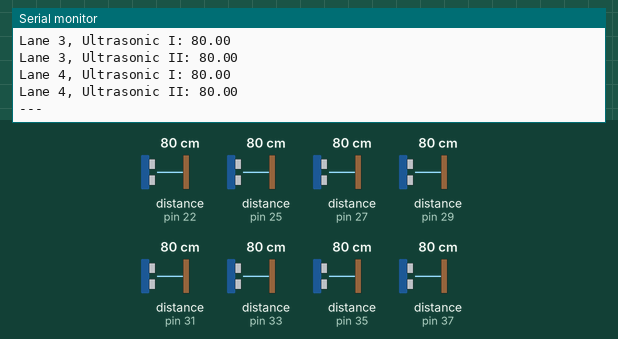
The sketch below on a simulated Arduino Uno, built with avr-gcc and run on an emulated ATmega328P. Parts: the last lines printed to the serial monitor. Inputs (shaded band) come from the test bench; at power-on: distance to the obstacle (sensors on pin 22, pin 25, pin 27, pin 29, pin 31, pin 33, pin 35, pin 37) 80 cm.

Above: at 1.3 s.
1.4 s: distance to the obstacle (sensor on pin 22) set to 2 cm
2.9 s: distance to the obstacle (sensor on pin 25) set to 2 cm
4.4 s: distance to the obstacle (sensor on pin 27) set to 2 cm
7.5 s: distance to the obstacle (sensor on pin 29) set to 2 cm
At 7.89 s:
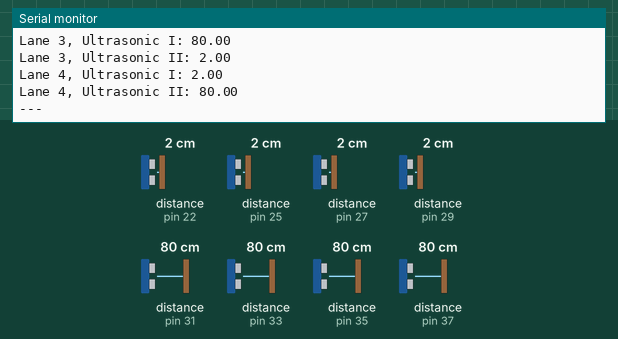
9.0 s: distance to the obstacle (sensor on pin 31) set to 2 cm
At 9.47 s:
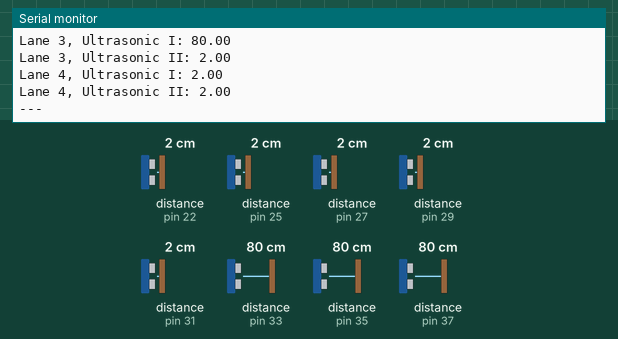
10.5 s: distance to the obstacle (sensor on pin 33) set to 2 cm
Timing chart, 0 to 13.0 s (numbered marks = the images above; inputs shaded):
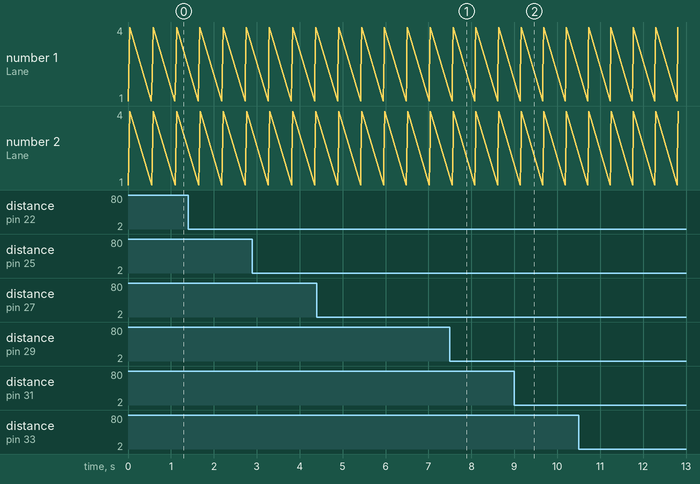

Measured:
- after the input at 7.5 s, the serial monitor: prints a new line after 0.08 s (image 1)
- after the input at 9.0 s, the serial monitor: prints a new line after 0.16 s (image 2)

The sketch:

Ultrasonic.ino
```cpp
#include <HCSR04.h>

UltraSonicDistanceSensor distanceSensor1(23, 22);  // Lane 1, Ultrasonic I
UltraSonicDistanceSensor distanceSensor2(24, 25);  // Lane 1, Ultrasonic II
UltraSonicDistanceSensor distanceSensor3(26, 27);  // Lane 3, Ultrasonic II
UltraSonicDistanceSensor distanceSensor4(28, 29);  // Lane 4, Ultrasonic I
UltraSonicDistanceSensor distanceSensor5(30, 31);  // Lane 4, Ultrasonic II
UltraSonicDistanceSensor distanceSensor6(32, 33);  // Lane 3, Ultrasonic I
UltraSonicDistanceSensor distanceSensor7(34, 35);  // Lane 2, Ultrasonic II
UltraSonicDistanceSensor distanceSensor8(36, 37);  // Lane 2, Ultrasonic I


void setup() {
  Serial.begin(115200);  // We initialize serial connection so that we could print values from sensor.
}

void loop() {
  // Every 500 miliseconds, do a measurement using the sensor and print the distance in centimeters.
  Serial.print("Lane 1, Ultrasonic I: ");
  Serial.println(distanceSensor1.measureDistanceCm());  // Lane 1, Ultrasonic I
  Serial.print("Lane 1, Ultrasonic II: ");
  Serial.println(distanceSensor2.measureDistanceCm());  // Lane 1, Ultrasonic II
  Serial.print("Lane 2, Ultrasonic I: ");
  Serial.println(distanceSensor8.measureDistanceCm());  // Lane 2, Ultrasonic I
  Serial.print("Lane 2, Ultrasonic II: ");
  Serial.println(distanceSensor7.measureDistanceCm());  // Lane 2, Ultrasonic II
  Serial.print("Lane 3, Ultrasonic I: ");
  Serial.println(distanceSensor6.measureDistanceCm());  // Lane 3, Ultrasonic I
  Serial.print("Lane 3, Ultrasonic II: ");
  Serial.println(distanceSensor3.measureDistanceCm());  // Lane 3, Ultrasonic II
  Serial.print("Lane 4, Ultrasonic I: ");
  Serial.println(distanceSensor4.measureDistanceCm());  // Lane 4, Ultrasonic I
  Serial.print("Lane 4, Ultrasonic II: ");
  Serial.println(distanceSensor5.measureDistanceCm());  // Lane 4, Ultrasonic II

  Serial.println("---");

  delay(500);
}
```
